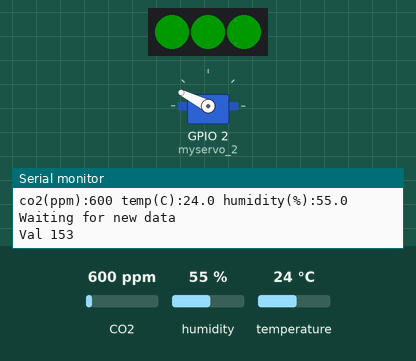
Recording of a sketch running on a simulated ESP32. Shown: servo, 3 RGB LEDs in strip order, left to right, the last lines printed to the serial monitor. The test bench sets the inputs (shaded band); at power-on: CO2 600 ppm, humidity 55 %, temperature 24 °C. Dim RGB values are drawn brighter than linear.

Above: at 17.65 s.
At 20.65 s:
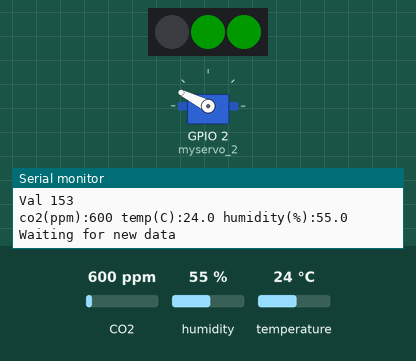
At 21.85 s:
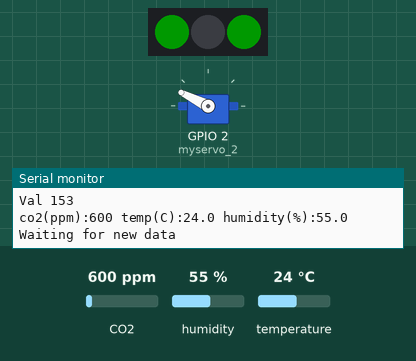
At 23.65 s:
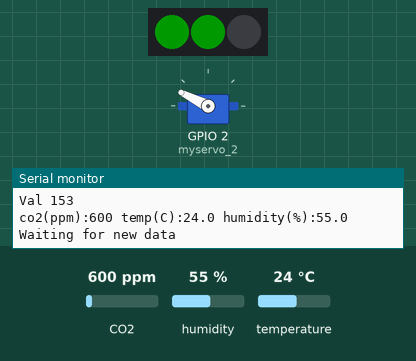
Timing chart, 0 to 25.2 s (numbered marks = the images above):
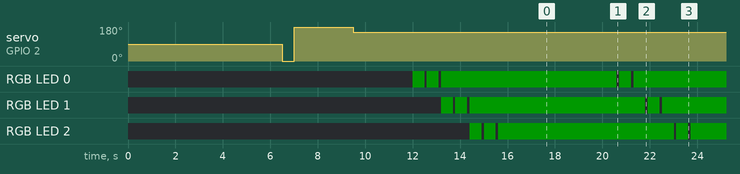

Measured:
- by itself, RGB LED 0: off → RGB(0, 25, 0) at 12.0 s, → off 0.50 s later, → RGB(0, 25, 0) 0.10 s later, → off 0.50 s later, … (17 changes in this stretch)
- by itself, RGB LED 1: off → RGB(0, 25, 0) at 13.2 s, → off 0.50 s later, → RGB(0, 25, 0) 0.10 s later, → off 0.50 s later, … (17 changes in this stretch)

The sketch:

CO2_LED_Zeiger0024_oWifi.ino
```cpp
// (licence header left out)
#include <Servo.h>
#include <FastLED.h>
#include <Wire.h>
#include <ArduinoOTA.h>
#include <DNSServer.h>

#include "SparkFun_SCD30_Arduino_Library.h" //Click here to get the library: http://librarymanager/All#SparkFun_SCD30
SCD30 airSensor;

//servo Variable
int val = 0;
// FastLED PIN
#define DATA_PIN    6
//#define CLK_PIN   4
#define LED_TYPE    WS2812
#define COLOR_ORDER GRB
#define NUM_LEDS    3
#define BRIGHTNESS  50
// Define the array of leds
CRGB leds[NUM_LEDS];

int   mapvalue = 0;

int CO2 = 0 ;

Servo myservo_2;


void setup()
{
  // tell FastLED about the LED strip configuration
  FastLED.addLeds<LED_TYPE,DATA_PIN,COLOR_ORDER>(leds, NUM_LEDS)
    .setCorrection(TypicalLEDStrip)
    .setDither(BRIGHTNESS < 255);

  // set master brightness control
  FastLED.setBrightness(BRIGHTNESS);

  Serial.begin(115200);
  Serial.println("\n");
  Serial.println("CO2ZEIGER_SCD30_WMOS D1 mini");
  Wire.begin();

  // Power up wait
  delay(500);
 if (airSensor.begin() == false)
  {
    Serial.println("Air sensor not detected. Please check wiring. Freezing...");
    while (1)
      ;
  }
 //The SCD30 has data ready every two seconds
delay(6000);

  myservo_2.attach(2);
  Serial.println("\n");
  Serial.print("Servo_auf_0 ");
  Serial.println("\n");
  myservo_2.write(0);
  delay(500);
  Serial.print("Servo_auf_180 ");
  Serial.println("\n");
  myservo_2.write(180);
  delay(500);


  delay(2000);

  zeiGer();
  delay(500);
  ledSCD30();
  delay(2000);

}
void zeiGer(){
// Servo Details nach kaback

val = airSensor.getCO2();
val = map(val, 200, 2800, 0, 180);
Serial.print("\nVal ");
Serial.print(180-val);
myservo_2.write(180-val);

 }

void redKreis(){
    FastLED.clear();
    delay(500);
   for(int i = 0; i < NUM_LEDS; i++) {
    leds[i] = CRGB::Red;
    FastLED.show();
    delay(500);
    leds[i] = CRGB::Black;
    FastLED.show();
    delay(500);
  }
}

void ledSCD30(){
if (airSensor.dataAvailable())
  {
    Serial.println("\n");
    Serial.print("co2(ppm):");
    Serial.print(airSensor.getCO2());

    Serial.print(" temp(C):");
    Serial.print(airSensor.getTemperature(), 1);

    Serial.print(" humidity(%):");
    Serial.print(airSensor.getHumidity(), 1);

    Serial.println();
  }
    else
    Serial.println("\n");
    Serial.println("Waiting for new data");

     delay(2000);

   // LED NEW
   CO2 = airSensor.getCO2() ;

     if (( ( CO2 ) < ( 1000 ) ))
  {
    for(int i = 0; i < NUM_LEDS; i++) {
    leds[i] = CRGB::Green;
    FastLED.show();
    delay(500);
    leds[i] = CRGB::Black;
    FastLED.show();
    delay(100);
    leds[i] = CRGB::Green;
    FastLED.show();
    delay(500);
    leds[i] = CRGB::Black;
    FastLED.show();
    delay(100);
    leds[i] = CRGB::Green;
    FastLED.show();
  }
  }
  else
  {
    if (( ( CO2 ) > ( 2000 ) ))
    {
      for(int i = 0; i < NUM_LEDS; i++) {
    leds[i] = CRGB::Red;
    FastLED.show();
    delay(500);
    leds[i] = CRGB::Black;
    FastLED.show();
    delay(100);
    leds[i] = CRGB::Red;
    FastLED.show();
    delay(500);
    leds[i] = CRGB::Black;
    FastLED.show();
    delay(100);
    leds[i] = CRGB::Red;
    FastLED.show();
    }
    }
    else
    {
    for(int i = 0; i < NUM_LEDS; i++) {
    leds[i] = CRGB::Yellow;
    FastLED.show();
    delay(500);
    leds[i] = CRGB::Black;
    FastLED.show();
    delay(100);
    leds[i] = CRGB::Yellow;
    FastLED.show();
    delay(500);
    leds[i] = CRGB::Black;
    FastLED.show();
    delay(100);
    leds[i] = CRGB::Yellow;
    FastLED.show();
    }
  }
 }
}


void loop()
{
  zeiGer();

  delay(500);

  ledSCD30();

  delay(500);

}
```
